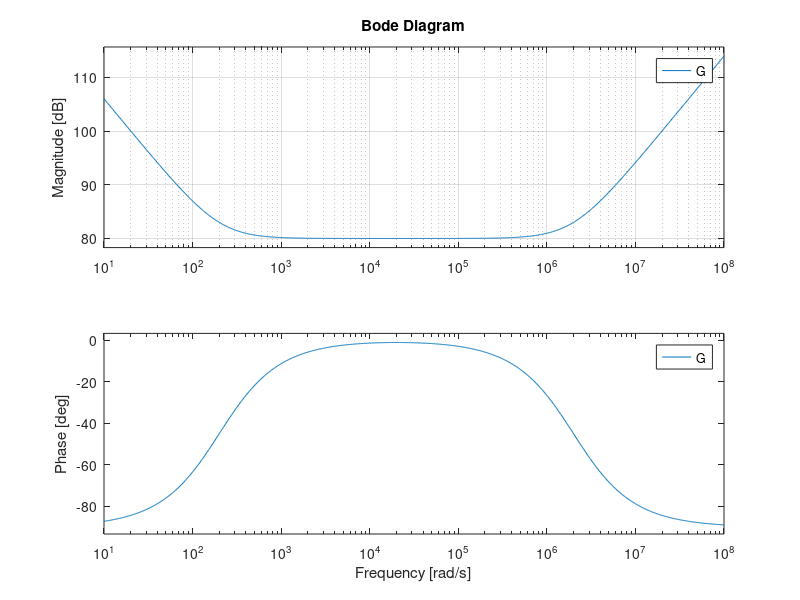

Write the MATLAB code that produced this figure.
R1 = 1e3; R2 = 20; C1 = 5E-6; C2 = 25E-9;

num1 = -(R1*C1);
num2 = (((R1*C1)/(R2*C2)) + 1);
num3 = 1/(R2*C2);

den = 1;

finalNum = [num1 num2 num3];
finalDen = [0 den 0];

G = tf(finalNum, finalDen);
disp(G);

bode(G), grid